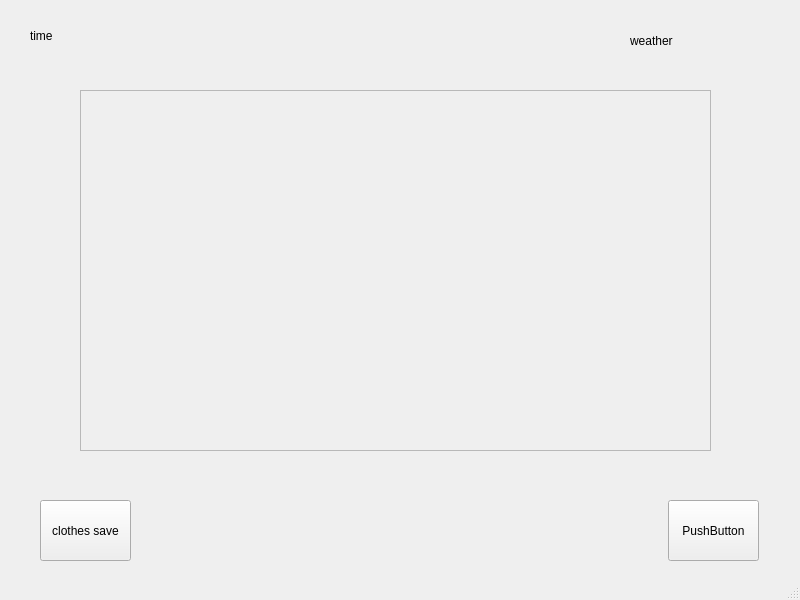
<?xml version="1.0" encoding="UTF-8"?>
<ui version="4.0">
 <class>MainWindow</class>
 <widget class="QMainWindow" name="MainWindow">
  <property name="geometry">
   <rect>
    <x>0</x>
    <y>0</y>
    <width>800</width>
    <height>600</height>
   </rect>
  </property>
  <property name="windowTitle">
   <string>MainWindow</string>
  </property>
  <widget class="QWidget" name="centralwidget">
   <widget class="QLabel" name="timeLabel">
    <property name="geometry">
     <rect>
      <x>30</x>
      <y>20</y>
      <width>121</width>
      <height>31</height>
     </rect>
    </property>
    <property name="text">
     <string>time</string>
    </property>
   </widget>
   <widget class="QLabel" name="weatherLabel">
    <property name="geometry">
     <rect>
      <x>630</x>
      <y>20</y>
      <width>141</width>
      <height>41</height>
     </rect>
    </property>
    <property name="text">
     <string>weather</string>
    </property>
   </widget>
   <widget class="QScrollArea" name="scrollArea">
    <property name="geometry">
     <rect>
      <x>80</x>
      <y>90</y>
      <width>631</width>
      <height>361</height>
     </rect>
    </property>
    <property name="widgetResizable">
     <bool>true</bool>
    </property>
    <widget class="QWidget" name="scrollAreaWidgetContents">
     <property name="geometry">
      <rect>
       <x>0</x>
       <y>0</y>
       <width>629</width>
       <height>359</height>
      </rect>
     </property>
    </widget>
   </widget>
   <widget class="QPushButton" name="pushButton">
    <property name="geometry">
     <rect>
      <x>40</x>
      <y>500</y>
      <width>91</width>
      <height>61</height>
     </rect>
    </property>
    <property name="text">
     <string>clothes save</string>
    </property>
   </widget>
   <widget class="QPushButton" name="pushButton_2">
    <property name="geometry">
     <rect>
      <x>668</x>
      <y>500</y>
      <width>91</width>
      <height>61</height>
     </rect>
    </property>
    <property name="text">
     <string>PushButton</string>
    </property>
   </widget>
  </widget>
  <widget class="QStatusBar" name="statusbar"/>
 </widget>
 <resources/>
 <connections/>
</ui>
